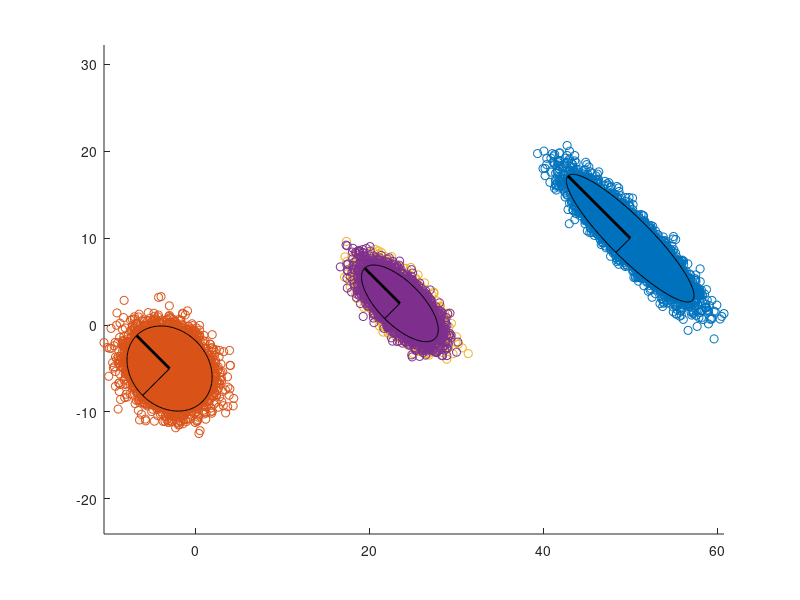

The MATLAB source for this figure:
function testSigma()

    muA = [50, 10];
    muB = [-3, -5];
    sigmaAx = 3;
    sigmaAy = 3;
    corr = -.9;
    varA = [sigmaAx^2 corr*sigmaAx*sigmaAy; corr*sigmaAx*sigmaAy sigmaAy^2];
    varB = [4 -.8; -.8 4];
    muC = (muA+muB)/2;
    varC = (varA+varB)/4;
    errA = chol(varA);
    errB = chol(varB);
    errC = chol(varC);

    N = 10000;
    sampleA = randn(N,2)*errA+repmat(muA, N, 1);
    sampleB = randn(N,2)*errB+repmat(muB, N, 1);
    sampleC = randn(N,2)*errC+repmat(muC, N, 1);
    trueC = .5*(sampleA+sampleB);
    figure();
    scatter(sampleA(:,1), sampleA(:,2),'r.');
    hold on;
    scatter(sampleB(:,1), sampleB(:,2),'b.');
    scatter(sampleC(:,1), sampleC(:,2),'m.');
    scatter(trueC(:,1), trueC(:,2),'g.');
    axis('equal');
    plotElipse(muA, varA, .95);
    plotElipse(muB, varB, .95);
    plotElipse(muC, varC, .95);

end

function plotElipse(mu, V, conf)
    % conf should be between 0 and 1
    deltaChiSq = chi2inv(conf,2);
    [eigVec, eigVal] = eig(V);
    C = chol(V);
    [~,order] = sort(diag(eigVal),'descend');
    axpts = zeros(2,2);
    axlen = zeros(2,1);
    for i=1:2
        axlen(i) = sqrt(eigVal(order(i),order(i)))*sqrt(deltaChiSq);
        axpts(:,i) = mu' + eigVec(:,order(i))*axlen(i);
    end
    plot([mu(1) axpts(1,1)], [mu(2), axpts(2,1)], 'k-','LineWidth',2); 
    plot([mu(1) axpts(1,2)], [mu(2), axpts(2,2)], 'k-');

    K=200; % number of points to plot in elipse
    thetas=linspace(0,2*pi,K);
    phi = mod(atan2(eigVec(2,order(1)), eigVec(1,order(1)))+2*pi,2*pi); %angle of largest eigenvector (aka major axis)
    xs = axlen(1)*cos(phi)*cos(thetas) - axlen(2)*sin(phi)*sin(thetas) + mu(1);
    ys = axlen(1)*sin(phi)*cos(thetas) + axlen(2)*cos(phi)*sin(thetas) + mu(2);
    plot(xs,ys,'k-');
    
end
